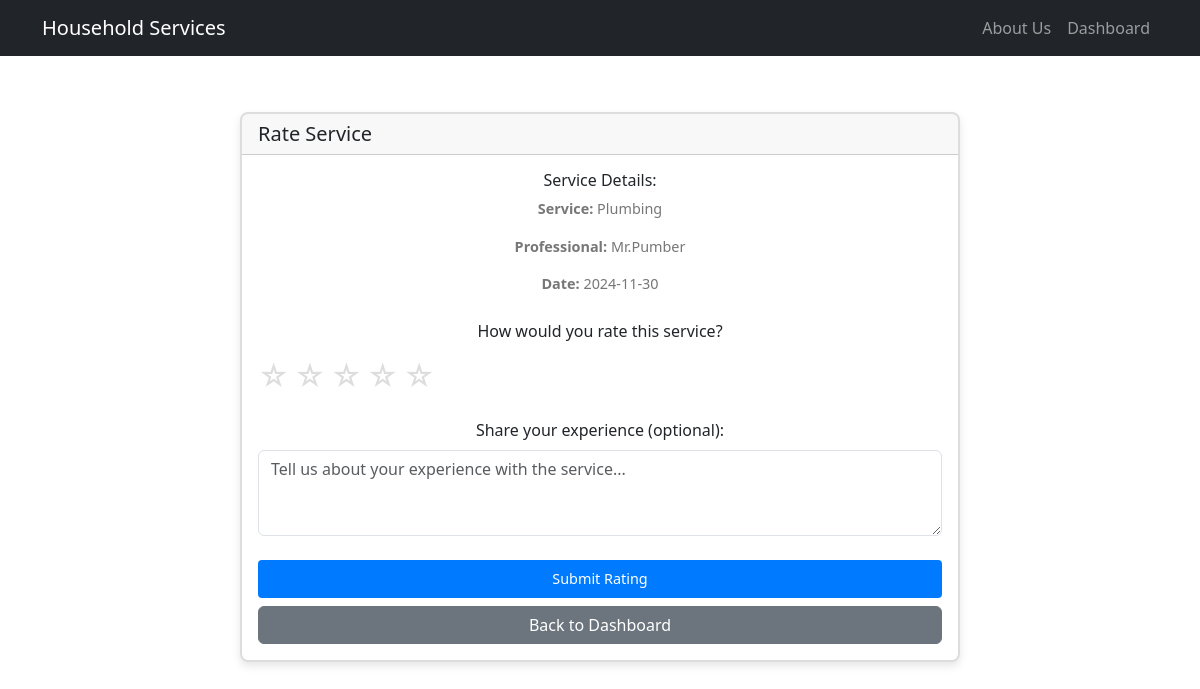
Page /service/2/rate (signed in) on the committed database.
### model.py (models this page shows, shortened)
class Service(db.Model):
    id = db.Column(db.Integer, primary_key=True)
    name = db.Column(db.String(100), nullable=False)
    description = db.Column(db.Text)
    created_at = db.Column(db.DateTime, default=datetime.utcnow)
    is_active = db.Column(db.Boolean, default=True)

class User(UserMixin, db.Model):
    id = db.Column(db.Integer, primary_key=True)
    username = db.Column(db.String(80), unique=True, nullable=False)
    email = db.Column(db.String(120), unique=True, nullable=False)
    password_hash = db.Column(db.String(128), nullable=False)
    type = db.Column(db.String(50), nullable=False)
    created_at = db.Column(db.DateTime, default=datetime.utcnow)
    updated_at = db.Column(db.DateTime, default=datetime.utcnow, onupdate=datetime.utcnow)
    __mapper_args__ = {
        'polymorphic_identity': 'user',
        'polymorphic_on': type
    }

class ServiceProfessional(User):
    __tablename__ = 'service_professional'
    __mapper_args__ = {'polymorphic_identity': 'service_professional'}
    id = db.Column(db.Integer, db.ForeignKey('user.id'), primary_key=True)
    name = db.Column(db.String(100), nullable=False)  # Made nullable=False
    phone = db.Column(db.String(20))
    description = db.Column(db.Text)
    service_type = db.Column(db.String(100), nullable=False)  # Made nullable=False
    experience = db.Column(db.Integer, nullable=False)  # Made nullable=False
    address = db.Column(db.String(200), nullable=False)  # Added address field
    pincode = db.Column(db.String(10), nullable=False)  # Added pincode field
    documents_path = db.Column(db.String(255))  # Added documents path
    is_blocked = db.Column(db.Boolean, default=False)
    is_approved = db.Column(db.Boolean, default=False)
    is_active = db.Column(db.Boolean, default=True)
    rating = db.Column(db.Float, default=0.0)
    total_reviews = db.Column(db.Integer, default=0)
    requests = db.relationship('ServiceRequest', backref='professional', lazy='dynamic')

class ServiceRequest(db.Model):
    id = db.Column(db.Integer, primary_key=True)
    service_id = db.Column(db.Integer, db.ForeignKey('service.id'), nullable=False)
    customer_id = db.Column(db.Integer, db.ForeignKey('customer.id'), nullable=False)
    professional_id = db.Column(db.Integer, db.ForeignKey('service_professional.id'))
    date_of_request = db.Column(db.DateTime, default=datetime.utcnow, nullable=False)
    date_of_completion = db.Column(db.DateTime)
    status = db.Column(db.String(20), default='requested')  # requested, accepted, in_progress, completed, cancelled
    remarks = db.Column(db.Text)
    rating = db.Column(db.Integer)  # 1-5 rating
    review = db.Column(db.Text)
    service = db.relationship('Service', backref='requests')
    preferred_date = db.Column(db.Date, nullable=False)
    preferred_time = db.Column(db.Time, nullable=False)
    address = db.Column(db.String(200), nullable=False)
    pincode = db.Column(db.String(10), nullable=False)
    description = db.Column(db.Text)
    sub_service_id = db.Column(db.Integer, db.ForeignKey('sub_service.id'))
    sub_service = db.relationship('SubService', backref='requests')

### routes.py (the view)
@app.route('/service/<int:request_id>/rate', methods=['GET', 'POST'])
@login_required
def rate_service(request_id):
    if current_user.type != 'customer':
        flash('Access denied.', 'danger')
        return redirect(url_for('dashboard'))
    service = ServiceRequest.query.get_or_404(request_id)
    if service.customer_id != current_user.id:
        flash('Access denied.', 'danger')
        return redirect(url_for('dashboard'))
    if service.status != 'completed':
        flash('You can only rate completed services.', 'warning')
        return redirect(url_for('dashboard'))
    form = ServiceRatingForm()
    if form.validate_on_submit():
        service.rating = form.rating.data
        service.customer_feedback = form.feedback.data
        db.session.commit()
        flash('Thank you for your rating!', 'success')
        return redirect(url_for('dashboard'))
    return render_template('customer/rating_service.html',
                         service=service,
                         form=form)

### forms.py
class ServiceRatingForm(FlaskForm):
    rating = IntegerField('Rating', validators=[
        DataRequired(),
        NumberRange(min=1, max=5, message="Rating must be between 1 and 5")
    ])
    feedback = TextAreaField('Feedback', validators=[
        Optional(),
        Length(max=500, message="Feedback must be less than 500 characters")
    ])

### app.py (called while the page is built)
@login_manager.user_loader
def load_user(user_id):
    return User.query.get(int(user_id))

### templates/customer/rating_service.html (shortened to what this page needs)
{% extends "main.html" %}
{% block content %}
<div class="container mt-4">
    <div class="row">
        <div class="col-md-8 mx-auto">
            <div class="card">
                <div class="card-header">
                    <h5 class="card-title mb-0">Rate Service</h5>
                </div>
                <div class="card-body">
                    <div class="mb-4">
                        <h6>Service Details:</h6>
                        <p><strong>Service:</strong> {{ service.service.name }}</p>
                        <p><strong>Professional:</strong> {{ service.professional.name }}</p>
                        <p><strong>Date:</strong> {{ service.preferred_date.strftime('%Y-%m-%d') }}</p>
                    </div>
                    <form method="POST">
                        <div class="rating-container">
                            <div class="rating-title">How would you rate this service?</div>
                            <div class="rating">
                                {% for i in range(5, 0, -1) %}
                                <label for="star{{ i }}">☆</label>
                                {% endfor %}
                            </div>
                        </div>
                        <div class="feedback-container">
                            <label class="form-label">Share your experience (optional):</label>
                            {{ form.feedback(class="form-control", rows="3",
                               placeholder="Tell us about your experience with the service...") }}
                        </div>
                        <div class="d-grid gap-2 mt-4">
                            <button type="submit" class="btn btn-primary">Submit Rating</button>
                            <a href="{{ url_for('dashboard') }}" class="btn btn-secondary">Back to Dashboard</a>
                        </div>
                    </form>
                </div>
            </div>
        </div>
    </div>
</div>
{% endblock %}

### static/css/style.css (style rules this page uses)
.card { box-shadow: 0 0 10px rgba(0,0,0,0.1); margin-top: 2rem; }
.card-body { padding: 2rem; }
.form-label { font-weight: 500; }
.card { border: 2px solid #ddd; border-radius: 8px; box-shadow: 0 4px 8px rgba(0, 0, 0, 0.1); transition: transform 0.2s, box-shadow 0.2s; overflow: hidden; }
.card-body { padding: 16px; text-align: center; }
.card-body p { font-size: 0.9rem; color: #777; margin-bottom: 16px; }
.card-body .btn-primary { background-color: #007bff; border: none; padding: 8px 12px; font-size: 0.9rem; border-radius: 4px; transition: background-color 0.2s; }
.rating { display: flex; flex-direction: row-reverse; justify-content: flex-end; gap: 5px; }
.rating label { font-size: 30px; color: #ddd; cursor: pointer; transition: color 0.2s; }
.rating-container { margin: 20px 0; }
.feedback-container { margin: 20px 0; }
.rating-title { margin-bottom: 10px; font-weight: 500; }

### rows in the picture
Service: service.name "Plumbing"
ServiceProfessional: professional.name "Mr.Pumber"
ServiceRequest: preferred_date "2024-11-30"
